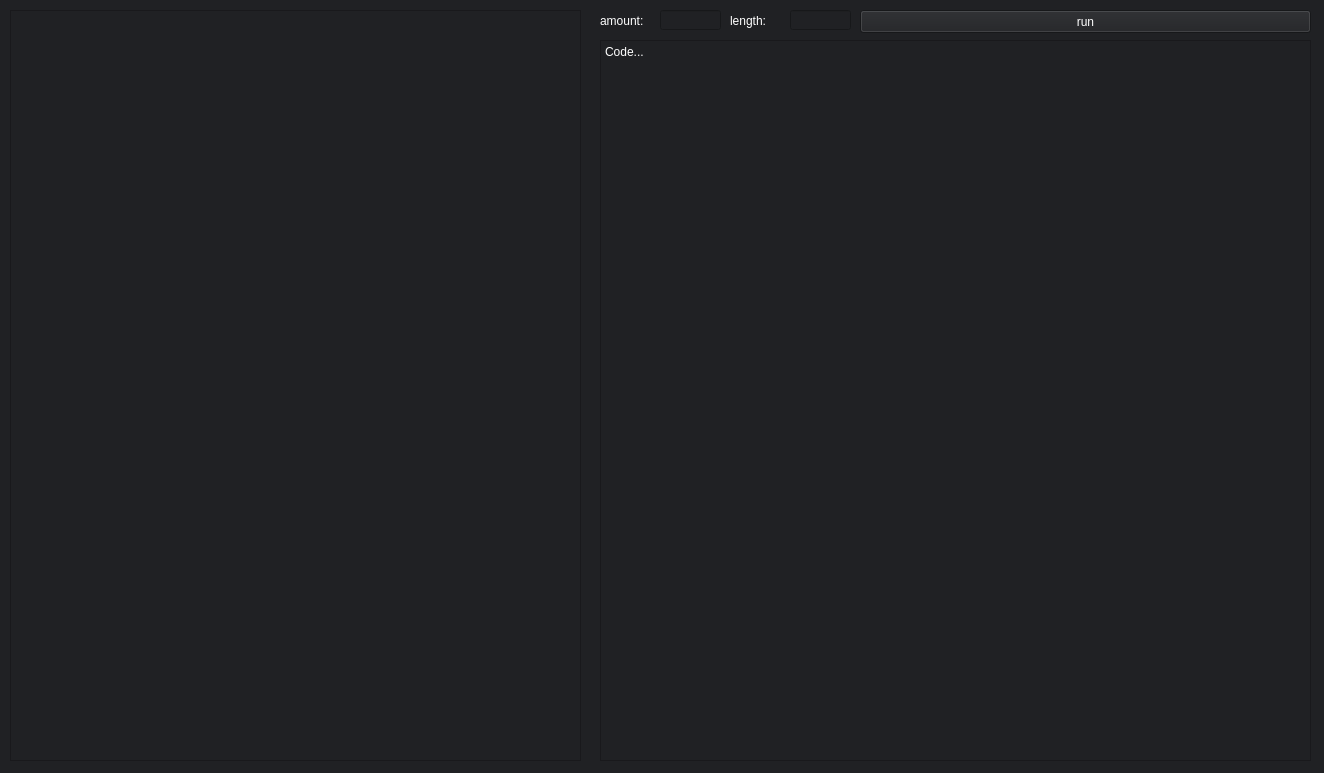
<?xml version="1.0" encoding="UTF-8"?>
<ui version="4.0">
 <class>MainWindow</class>
 <widget class="QMainWindow" name="MainWindow">
  <property name="geometry">
   <rect>
    <x>0</x>
    <y>0</y>
    <width>1324</width>
    <height>773</height>
   </rect>
  </property>
  <property name="windowTitle">
   <string>MainWindow</string>
  </property>
  <property name="styleSheet">
   <string notr="true">background-color: rgb(32, 33, 36);</string>
  </property>
  <widget class="QWidget" name="centralwidget">
   <widget class="QFrame" name="frame">
    <property name="geometry">
     <rect>
      <x>10</x>
      <y>10</y>
      <width>571</width>
      <height>751</height>
     </rect>
    </property>
    <property name="frameShape">
     <enum>QFrame::StyledPanel</enum>
    </property>
    <property name="frameShadow">
     <enum>QFrame::Raised</enum>
    </property>
    <layout class="QGridLayout" name="gridLayout">
     <item row="0" column="0">
      <widget class="QLabel" name="label">
       <property name="text">
        <string/>
       </property>
       <property name="scaledContents">
        <bool>false</bool>
       </property>
       <property name="alignment">
        <set>Qt::AlignCenter</set>
       </property>
      </widget>
     </item>
    </layout>
   </widget>
   <widget class="QPlainTextEdit" name="plainTextEdit">
    <property name="geometry">
     <rect>
      <x>600</x>
      <y>40</y>
      <width>711</width>
      <height>721</height>
     </rect>
    </property>
    <property name="styleSheet">
     <string notr="true">color: rgb(255, 255, 255);
background-color: rgb(32, 33, 36);</string>
    </property>
    <property name="readOnly">
     <bool>true</bool>
    </property>
    <property name="plainText">
     <string>Code...</string>
    </property>
    <property name="overwriteMode">
     <bool>false</bool>
    </property>
    <property name="backgroundVisible">
     <bool>false</bool>
    </property>
   </widget>
   <widget class="QPushButton" name="pushButton">
    <property name="geometry">
     <rect>
      <x>860</x>
      <y>10</y>
      <width>451</width>
      <height>23</height>
     </rect>
    </property>
    <property name="styleSheet">
     <string notr="true">color: rgb(255, 255, 255);</string>
    </property>
    <property name="text">
     <string>run</string>
    </property>
   </widget>
   <widget class="QLineEdit" name="lineEdit">
    <property name="geometry">
     <rect>
      <x>660</x>
      <y>10</y>
      <width>61</width>
      <height>20</height>
     </rect>
    </property>
    <property name="styleSheet">
     <string notr="true">color: rgb(255, 255, 255);</string>
    </property>
   </widget>
   <widget class="QLineEdit" name="lineEdit_2">
    <property name="geometry">
     <rect>
      <x>790</x>
      <y>10</y>
      <width>61</width>
      <height>20</height>
     </rect>
    </property>
    <property name="styleSheet">
     <string notr="true">color: rgb(255, 255, 255);</string>
    </property>
   </widget>
   <widget class="QLabel" name="label_2">
    <property name="geometry">
     <rect>
      <x>600</x>
      <y>10</y>
      <width>47</width>
      <height>21</height>
     </rect>
    </property>
    <property name="styleSheet">
     <string notr="true">color: rgb(255, 255, 255);</string>
    </property>
    <property name="text">
     <string>amount:</string>
    </property>
   </widget>
   <widget class="QLabel" name="label_3">
    <property name="geometry">
     <rect>
      <x>730</x>
      <y>10</y>
      <width>47</width>
      <height>21</height>
     </rect>
    </property>
    <property name="styleSheet">
     <string notr="true">color: rgb(255, 255, 255);</string>
    </property>
    <property name="text">
     <string>length:</string>
    </property>
   </widget>
  </widget>
 </widget>
 <resources/>
 <connections/>
</ui>
